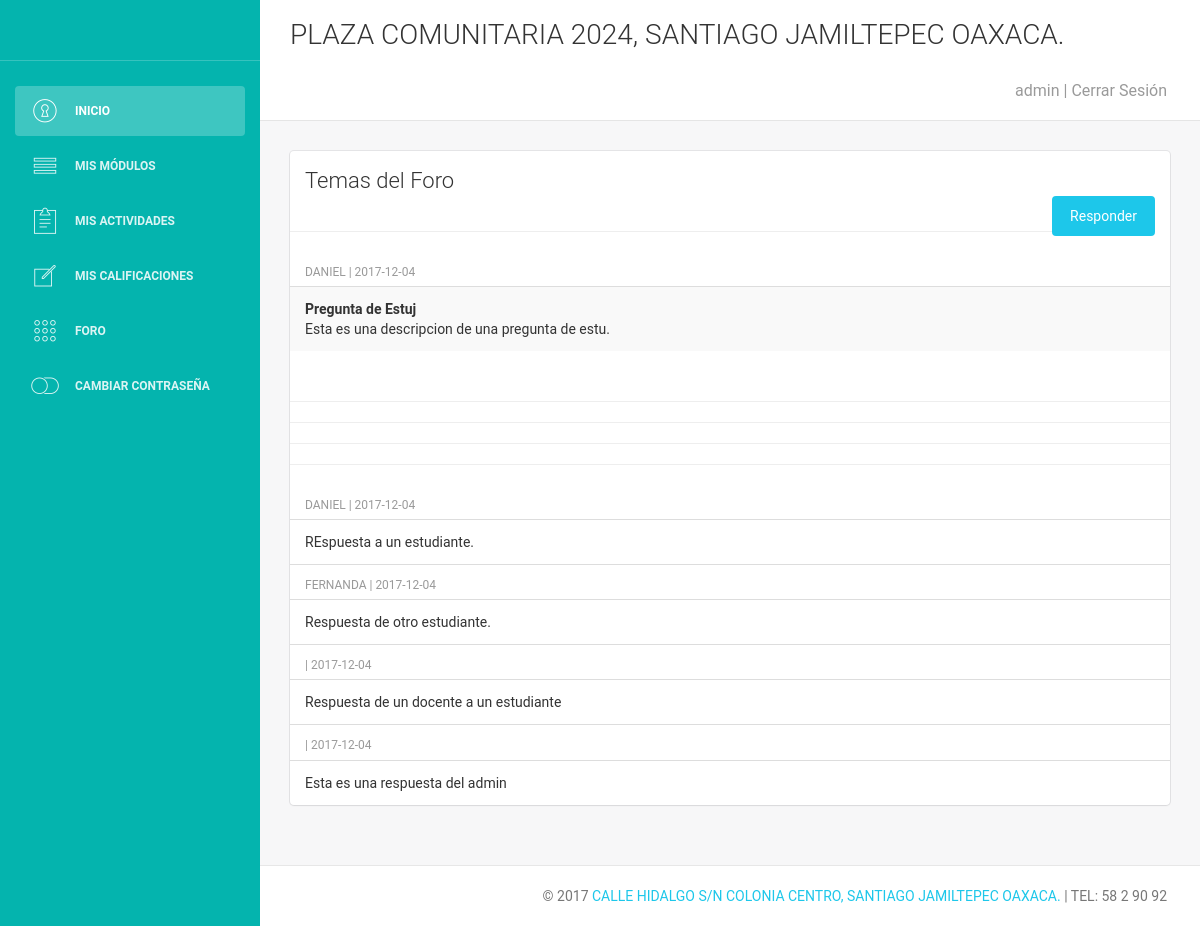
Page /vistas/miforo/comen-e.php?id=3 (signed in) on the committed database.
### tables this page shows
CREATE TABLE `foro_temas` (
  `id_tema` int(11) NOT NULL,
  `id_foro` int(11) NOT NULL,
  `titulo` varchar(250) NOT NULL,
  `contenido` text NOT NULL,
  `fecha` date NOT NULL,
  `id_usuario` int(5) NOT NULL,
  `activo` int(1) NOT NULL,
  `hits` int(11) NOT NULL
);

CREATE TABLE `estudiante` (
  `id` int(11) NOT NULL,
  `nombre` varchar(35) DEFAULT NULL,
  `apaterno` varchar(35) DEFAULT NULL,
  `amaterno` varchar(35) DEFAULT NULL,
  `no_control` varchar(10) DEFAULT NULL,
  `curp` varchar(18) DEFAULT NULL,
  `fecha_nac` date DEFAULT NULL,
  `email` varchar(50) DEFAULT NULL,
  `escuela_pro` varchar(35) DEFAULT NULL,
  `grado` char(1) DEFAULT NULL,
  `estado` varchar(1) DEFAULT NULL
);

CREATE TABLE `comentario_foro` (
  `id_comentario` int(11) NOT NULL,
  `id_tema` int(11) NOT NULL,
  `id_usuario` int(11) NOT NULL,
  `comentario` text NOT NULL,
  `fecha` date NOT NULL,
  `activo` int(1) NOT NULL
);

### vistas/miforo/comen-e.php (the view, shortened to what this page needs)
<?php
include '../../control/conexion.php';
$id = $_GET['id'];
require_once '../plantillas/encabezado-e.php';
?>
    <div class="content">
        <div class="container-fluid">
            <div class="row">
                <div class="col-md-12">
                    <div class="card">
                        <div class="header">
                            <h4 class="title">Temas del Foro</h4>
                            <a href="resp-e.php?id=<?php echo $id ?>"class="btn btn-info btn-fill pull-right">Responder</a>
                        </div>
                        <div class="content table-responsive table-full-width">
                            <table class="table table-hover table-striped">
                                <?php
                                $consulta = "SELECT * FROM `foro_temas` WHERE `id_foro` = '$id'";
                                $ejecutar = $conexion->query($consulta);
                                while ($datos = $ejecutar->fetch_assoc()) {
                                    $idu = $datos['id_usuario'];
                                    $consulta5 = "SELECT `passwordrecovery` FROM `usuario` WHERE `id` = '$idu'";
                                    $ejecutar5 = $conexion->query($consulta5);
                                    $datos5 = $ejecutar5->fetch_assoc();
                                    $idp2  = $datos5['passwordrecovery'];
                                    $consulta2 = "SELECT `nombre` FROM `estudiante` WHERE `id` = '$idp2'";
                                    $ejecutar2 = $conexion->query($consulta2);
                                    $datos2 = $ejecutar2->fetch_assoc();
                                    echo "<thead>
                            <tr>
                                <th>".$datos2['nombre']." | ".$datos['fecha'] . "</th>
                            </tr>
                            </thead>";
                                    echo "<tr>";
                                    echo "<td><b>". $datos['titulo'] ."</b><br>". $datos['contenido']." </td>";
                                    echo "</tr>";
                                    echo "<hr>";
                                }
                                ?>
                            </table>
                        </div>
                        <div class="table-responsive">
                            <table class="table">
                                <?php
                                $consulta3 = "SELECT * FROM `comentario_foro` WHERE `id_tema` = '$id'";
                                $ejecutar3 = $conexion->query($consulta3);
                                while ($regs2 = $ejecutar3->fetch_assoc()) {
                                    $iduser = $regs2['id_usuario'];
                                    $consulta4 = "SELECT `passwordrecovery` FROM `usuario` WHERE `id` = '$iduser'";
                                    $ejecutar4 = $conexion->query($consulta4);
                                    $datos4 = $ejecutar4->fetch_assoc();
                                    $idp  = $datos4['passwordrecovery'];
                                    $consulta5 = "SELECT `nombre` FROM `estudiante` WHERE `id` = '$idp'";
                                    $ejecutar5 = $conexion->query($consulta5);
                                    $datos5 = $ejecutar5->fetch_assoc();
                                    echo "<thead>
                                        <tr>
                                            <th>".$datos5['nombre']." | ".$regs2['fecha'] . "</th>
                                        </tr>
                                     </thead>";
                                    echo "<tr>";
                                    echo "<td>".  $regs2['comentario']." </td>";
                                    echo "</tr>";
                                    echo "<hr>";
                                }
                                ?>
                            </table>
                        </div>
                    </div>
                </div>
            </div>
        </div>
    </div>
<?php require_once '../plantillas/footer.php';

### rows in the picture
foro_temas: estudiante.nombre "DANIEL", fecha "2017-12-04", titulo "Pregunta de Estuj", contenido "Esta es una descripcion de una pregunta de estu."
comentario_foro: estudiante.nombre "DANIEL", fecha "2017-12-04", comentario "REspuesta a un estudiante."
comentario_foro: estudiante.nombre "FERNANDA", fecha "2017-12-04", comentario "Respuesta de otro estudiante."
comentario_foro: fecha "2017-12-04", comentario "Respuesta de un docente a un estudiante"
comentario_foro: fecha "2017-12-04", comentario "Esta es una respuesta del admin"

### other values in the picture
$obj_ses->get_value('nombre') "admin"
